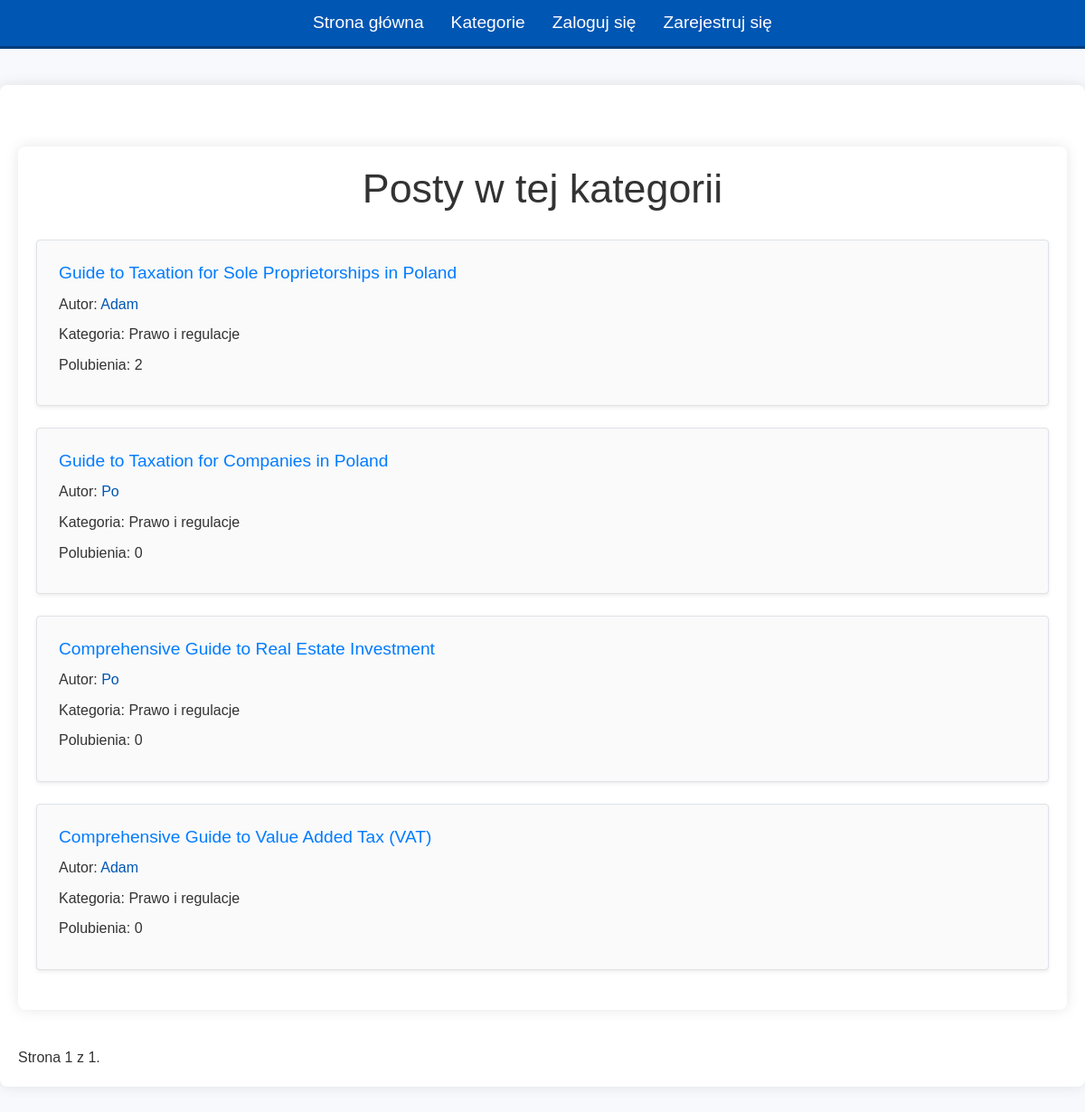
Screenshot of /category/prawo_regulacje with the database file from the repository.
### finance/models.py (models this page shows, shortened)
class Post(models.Model):
    id = models.AutoField(primary_key=True)
    user = models.ForeignKey(User, on_delete=models.CASCADE, related_name="POST")
    temat = models.CharField(max_length=500)
    post = models.CharField(max_length=10000)
    timestamp = models.DateTimeField(default=timezone.now)
    CATEGORY_CHOICES = [
        ('zakladanie_firmy', 'Zakładanie firmy'),
        ('finance_inwestycje', 'Finanse i inwestycje'),
        ('marketing_sprzedaz', 'Marketing i sprzedaż'),
        ('zarządzanie_operacje', 'Zarządzanie i operacje'),
        ('prawo_regulacje', 'Prawo i regulacje'),
        ('rozwoj_osobisty', 'Rozwój osobisty i networking'),
        ('inne', 'Inne')
    ]
    category = models.CharField(max_length=50, choices=CATEGORY_CHOICES, default='inne')
    like_count = models.IntegerField(default=0)

class User(AbstractUser):
    id = models.AutoField(primary_key=True)
    username = models.CharField(max_length=100, unique=True)
    email = models.EmailField(max_length=254)
    password = models.CharField(max_length=128)
    if_professional = models.BooleanField(default=False)

### finance/views.py (the view)
# urls.py: path("category/<str:post_category>", views.category, name="category"),
def category(request, post_category):
    post = Post.objects.filter(category=post_category)
    category = post_category
    paginator = Paginator(post, 10)
    page = request.GET.get('page')
    try:
        posts = paginator.page(page)
    except PageNotAnInteger:
        posts = paginator.page(1)
    return render(request, "finance/post_category.html",{
        "posts": posts,
        "category": category
    })

### finance/templates/finance/post_category.html (shortened to what this page needs)
{% extends 'finance/layout.html' %}
{% block body %}
<div class="container mt-5">
    <h1 class="text-center mb-4">Posty w tej kategorii</h1>
    {% if posts %}
        <div class="posts-list">
            {% for post in posts %}
                <div class="post p-4 mb-4 border rounded shadow-sm">
                    <h2><a href="{% url 'post_page' post.id %}" class="post-title">{{ post.temat }}</a></h2>
                    <p>Autor: <a href="{% url 'profile' post.user.username %}" class="post-author">{{ post.user.username }}</a></p>
                    <p>Kategoria: <span class="post-category">{{ post.get_category_display }}</span></p>
                    <p> Polubienia: <span class="post-likes">{{ post.like_count }}</span></p>
                </div>
            {% endfor %}
        </div>
    {% else %}
        <p class="text-center">Brak postów w tej kategorii.</p>
    {% endif %}
</div>
<div class="pagination">
    <span class="step-links">
        <span class="current">
            Strona {{ posts.number }} z {{ posts.paginator.num_pages }}.
        </span>
    </span>
</div>
{% endblock %}

### finance/static/finance/styles.css (style rules this page uses)
body { font-family: 'Arial', sans-serif; background-color: #f7f9fc; color: #333; line-height: 1.6; margin: 0; padding: 0; }
.container { max-width: 1200px; margin: 40px auto; padding: 20px; background-color: #fff; border-radius: 8px; box-shadow: 0 0 15px rgba(0, 0, 0, 0.1); }
h1 { font-size: 2.8em; margin-bottom: 20px; }
.posts-list { margin-top: 30px; }
.post { margin-bottom: 30px; padding: 20px; border: 1px solid #e0e0e0; border-radius: 5px; background-color: #fafafa; transition: background-color 0.3s ease; }
.post h2 { font-size: 1.1em; margin-bottom: 10px; }
.post p { margin: 8px 0; }
.post p a { color: #0056b3; text-decoration: none; }
.post h2 { font-size: 1.2em; margin-bottom: 10px; }
.post-title { font-size: 1,5em; margin-bottom: 20px; text-align: center; }

### rows the page displays
Post: temat "Guide to Taxation for Sole Proprietorships in Poland", user.username "Adam", category "Prawo i regulacje", like_count "2"
Post: temat "Guide to Taxation for Companies in Poland", user.username "Po", category "Prawo i regulacje", like_count "0"
Post: temat "Comprehensive Guide to Real Estate Investment", user.username "Po", category "Prawo i regulacje", like_count "0"
Post: temat "Comprehensive Guide to Value Added Tax (VAT)", user.username "Adam", category "Prawo i regulacje", like_count "0"

### other values shown
{{ posts.number }} "1"
{{ posts.paginator.num_pages }} "1"
